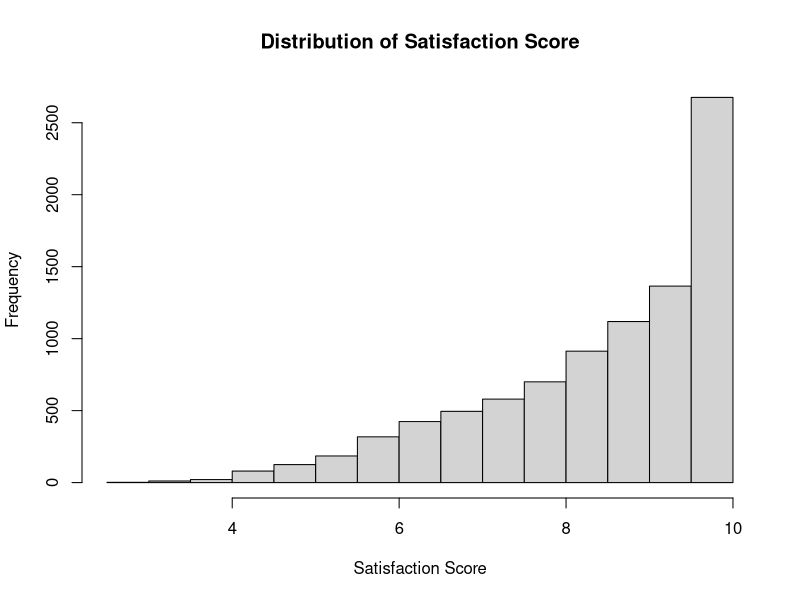
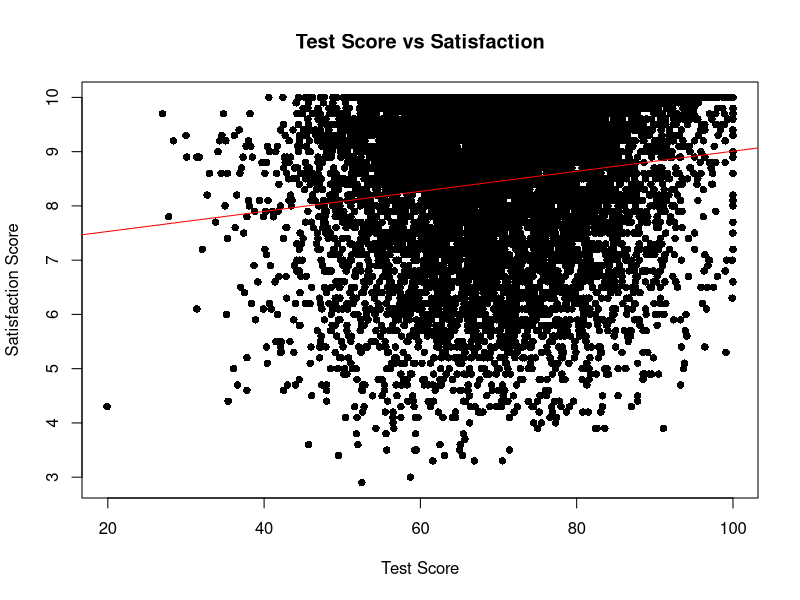
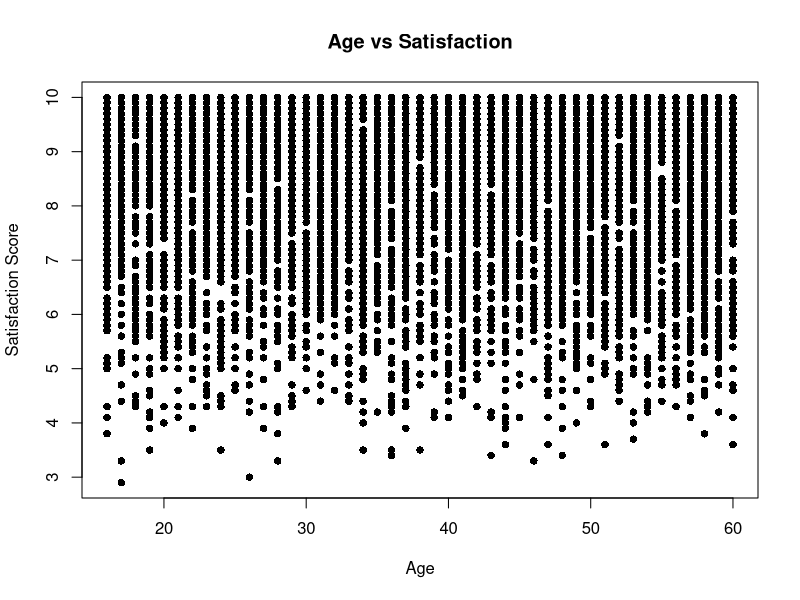
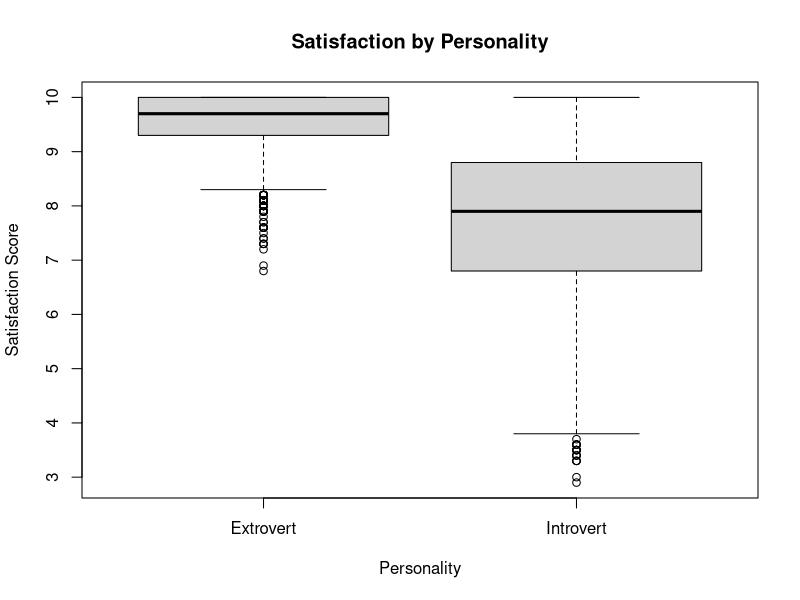
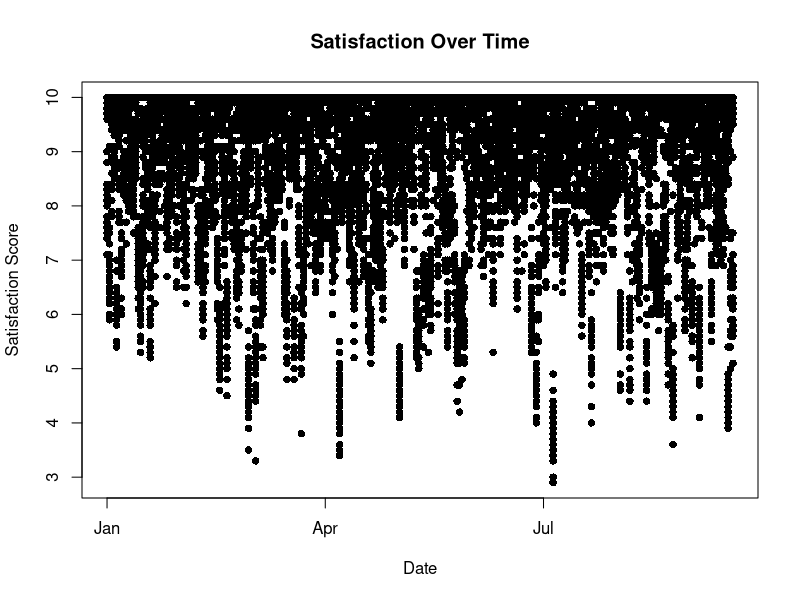
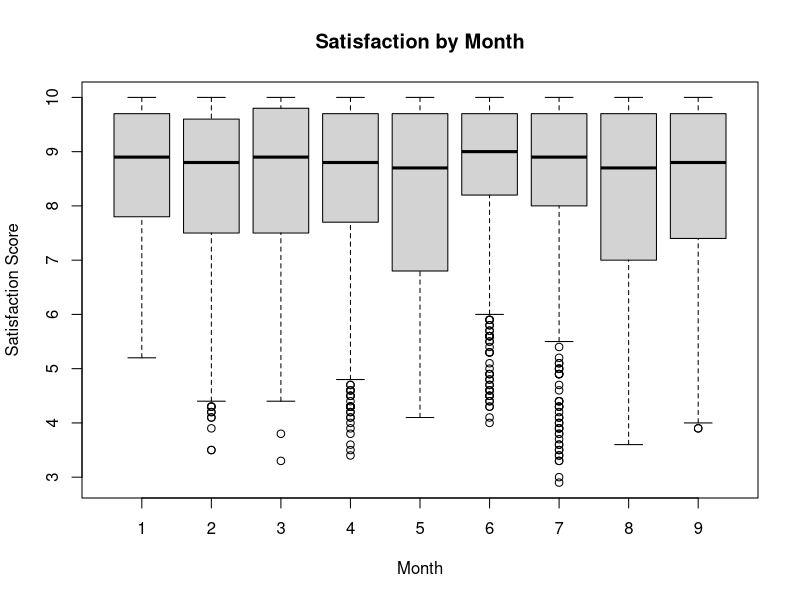
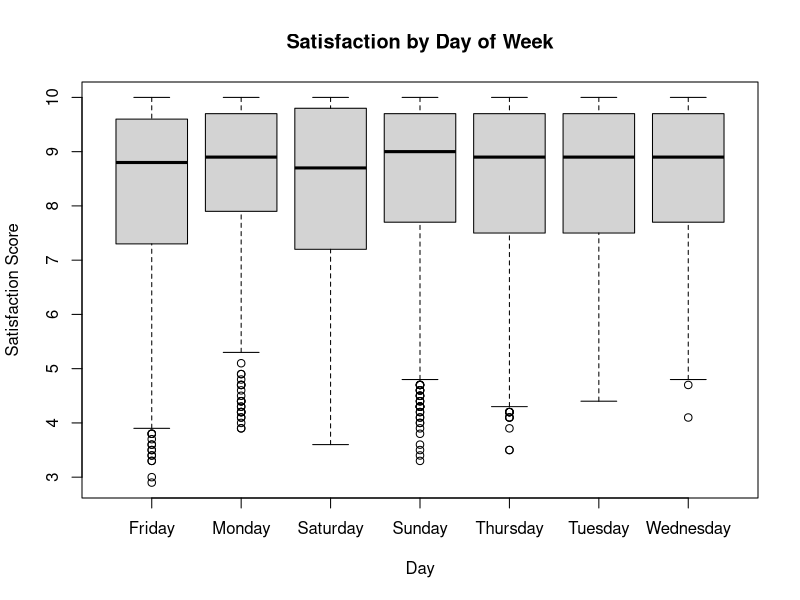
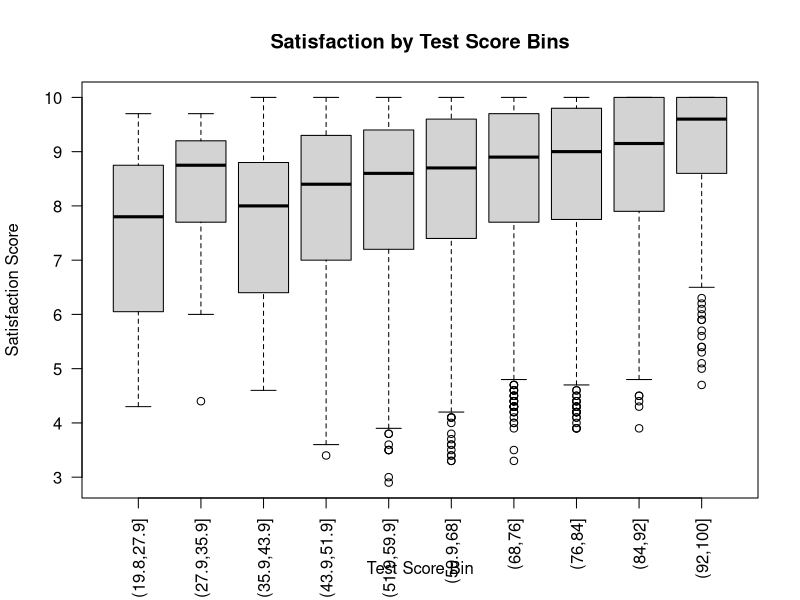

The R source for these figures, in order: (Note: this script raises an error after producing the figures.)
df <- read.csv("JBTrain.csv")
nrow(df) # 9014
colnames(df) # testId", "testDate", "age", "personality", "testScore", "satisfactionScore"

df$testDate <- as.Date(df$testDate)
df$month <- as.numeric(format(df$testDate, "%m"))
df$dayOfWeek <- weekdays(df$testDate)

# 1. Distribution of Satisfaction Score
hist(df$satisfactionScore,
     main = "Distribution of Satisfaction Score",
     xlab = "Satisfaction Score")

# 2. Test Score vs Satisfaction
plot(df$testScore, df$satisfactionScore,
     main = "Test Score vs Satisfaction",
     xlab = "Test Score",
     ylab = "Satisfaction Score",
     pch = 16)

# Add regression line
abline(lm(satisfactionScore ~ testScore, data = df), col = "red") 

# 3. Age vs Satisfaction
plot(df$age, df$satisfactionScore,
     main = "Age vs Satisfaction",
     xlab = "Age",
     ylab = "Satisfaction Score",
     pch = 16)

# 4. Satisfaction by Personality
boxplot(satisfactionScore ~ personality,
        data = df,
        main = "Satisfaction by Personality",
        xlab = "Personality",
        ylab = "Satisfaction Score")

# 5. Satisfaction over Time
plot(df$testDate, df$satisfactionScore,
     main = "Satisfaction Over Time",
     xlab = "Date",
     ylab = "Satisfaction Score",
     pch = 16)

# 6. Satisfaction by Month
boxplot(satisfactionScore ~ month,
        data = df,
        main = "Satisfaction by Month",
        xlab = "Month",
        ylab = "Satisfaction Score")

# 7. Satisfaction by Day of Week
boxplot(satisfactionScore ~ dayOfWeek,
        data = df,
        main = "Satisfaction by Day of Week",
        xlab = "Day",
        ylab = "Satisfaction Score")

# 8. Satisfaction by Test Score
bins <- cut(df$testScore, breaks = 10)
boxplot(df$satisfactionScore ~ bins,
        main = "Satisfaction by Test Score Bins",
        xlab = "Test Score Bin",
        ylab = "Satisfaction Score",
        las = 2)

# 9. Satisfaction by Age Group
age_bins <- cut(df$age, breaks = c(0,20,30,40,50,60,100))
boxplot(df$satisfactionScore ~ age_bins,
        main = "Satisfaction by Age Group",
        xlab = "Age Group",
        ylab = "Satisfaction Score")

# 10. Outliers
boxplot(df$satisfactionScore,
        main = "Outliers in Satisfaction Score",
        ylab = "Satisfaction Score")


# Graphs Withhin Group Patterns

# 1. Test Score vs Satisfaction

plot(df$testScore[df$personality == "Extrovert"],
     df$satisfactionScore[df$personality == "Extrovert"],
     main = "Extroverts: TestScore vs Satisfaction",
     xlab = "Test Score",
     ylab = "Satisfaction Score",
     pch = 16)
plot(df$testScore[df$personality == "Introvert"],
     df$satisfactionScore[df$personality == "Introvert"],
     main = "Introverts: TestScore vs Satisfaction",
     xlab = "Test Score",
     ylab = "Satisfaction Score",
     pch = 16)

# 2. Satisfaction by Month
boxplot(satisfactionScore ~ month,
        data = df[df$personality == "Introvert", ],
        main = "Introverts: Satisfaction by Month",
        xlab = "Month",
        ylab = "Satisfaction Score")
boxplot(satisfactionScore ~ month,
        data = df[df$personality == "Extrovert", ],
        main = "Extroverts: Satisfaction by Month",
        xlab = "Month",
        ylab = "Satisfaction Score")

# 3. Satisfaction by Day
boxplot(satisfactionScore ~ dayOfWeek,
        data = df[df$personality == "Introvert", ],
        main = "Introverts: Satisfaction by Day",
        xlab = "Day of Week",
        ylab = "Satisfaction Score")
boxplot(satisfactionScore ~ dayOfWeek,
        data = df[df$personality == "Extrovert", ],
        main = "Extroverts: Satisfaction by Day",
        xlab = "Day of Week",
        ylab = "Satisfaction Score")

# 4. Age vs Satisfaction
plot(df$age[df$personality == "Introvert"],
     df$satisfactionScore[df$personality == "Introvert"],
     main = "Introverts: Age vs Satisfaction",
     xlab = "Age",
     ylab = "Satisfaction Score",
     pch = 16)
plot(df$age[df$personality == "Extrovert"],
     df$satisfactionScore[df$personality == "Extrovert"],
     main = "Extroverts: Age vs Satisfaction",
     xlab = "Age",
     ylab = "Satisfaction Score",
     pch = 16)

# 5. Satisfaction by Test Score
intro_data <- df[df$personality == "Introvert", ]
score_bins <- cut(intro_data$testScore, breaks = 10)
boxplot(intro_data$satisfactionScore ~ score_bins,
        main = "Introverts: Satisfaction by Test Score Bins",
        xlab = "Score Bins",
        ylab = "Satisfaction Score",
        las = 2)

# 6. Month by Personality
month_ext <- tapply(df$satisfactionScore[df$personality == "Extrovert"],
                    df$month[df$personality == "Extrovert"], mean)
month_int <- tapply(df$satisfactionScore[df$personality == "Introvert"],
                    df$month[df$personality == "Introvert"], mean)
plot(as.numeric(names(month_ext)), month_ext, type = "l", lty = 1,
     ylim = c(0,10),
     xlab = "Month", ylab = "Average Satisfaction",
     main = "Monthly Trends by Personality")
lines(as.numeric(names(month_int)), month_int, lty = 2)
legend("bottomleft", legend = c("Extrovert", "Introvert"), lty = c(1,2))





# Simple LM to see the main introvert vs extrovert split
lm_personality <- lm(satisfactionScore ~ personality, data = df)
summary(lm_personality)

# Linear model with personality + testScore
lm_score_personality <- lm(satisfactionScore ~ personality + testScore, data = df)
summary(lm_score_personality)





introverts <- df[df$personality == "Introvert", ]
extroverts <- df[df$personality == "Extrovert", ]

# Introvert models
lm_intro1 <- lm(satisfactionScore ~ testScore, data = introverts)
summary(lm_intro1)

lm_intro2 <- lm(satisfactionScore ~ testScore + month, data = introverts)
summary(lm_intro2)

lm_intro3 <- lm(satisfactionScore ~ testScore + month + age, data = introverts)
summary(lm_intro3)

# Extrovert models
lm_extro1 <- lm(satisfactionScore ~ testScore, data = extroverts)
summary(lm_extro1)

lm_extro2 <- lm(satisfactionScore ~ testScore + month, data = extroverts)
summary(lm_extro2)

lm_extro3 <- lm(satisfactionScore ~ testScore + month + age, data = extroverts)
summary(lm_extro3)





df$dayNum <- as.numeric(format(df$testDate, "%j"))
df$weekNum <- as.numeric(format(df$testDate, "%U"))

lm11 <- lm(satisfactionScore ~ personality + testScore + dayNum, data = df)
summary(lm11)

lm12 <- lm(satisfactionScore ~ personality + testScore + weekNum, data = df)
summary(lm12)

lm13 <- lm(satisfactionScore ~ personality + testScore + month + weekNum, data = df)
summary(lm13)





df$weekEven <- df$weekNum %% 2
df$dayMod3 <- df$dayNum %% 3

lm_weird1 <- lm(satisfactionScore ~ personality + testScore + weekEven, data = df)
summary(lm_weird1)

lm_weird2 <- lm(satisfactionScore ~ personality + testScore + factor(dayMod3), data = df)
summary(lm_weird2)

lm_weird3 <- lm(satisfactionScore ~ personality + testScore + testId, data = df)
summary(lm_weird3)





# Read test data
test_df <- read.csv("JBTest-students.csv")

# Test file dates are in m/d/Y format
test_df$testDate <- as.Date(test_df$testDate, format = "%m/%d/%Y")

# Engineer same features on test data
test_df$month <- as.numeric(format(test_df$testDate, "%m"))
test_df$weekNum <- as.numeric(format(test_df$testDate, "%U"))
test_df$isIntrovert <- ifelse(test_df$personality == "Introvert", 1, 0)
test_df$introvertScore <- test_df$isIntrovert * test_df$testScore
test_df$introvertMonth <- test_df$isIntrovert * test_df$month
test_df$weekEven <- test_df$weekNum %% 2

# Predict
pred <- predict(final_lm, newdata = test_df)

# Bound predictions between 1 and 10
pred <- pmax(1, pmin(10, pred))

submission <- data.frame(
  testId = test_df$testId,
  satisfactionScore = pred
)

write.csv(submission, "submission.csv", row.names = FALSE)

# 70/30 cross validation

set.seed(123)

rmse <- function(actual, predicted) {
  sqrt(mean((actual - predicted)^2))
}

n <- nrow(df)
train_index <- sample(1:n, size = 0.7 * n)

train_data <- df[train_index, ]
valid_data <- df[-train_index, ]

cv_lm <- lm(
  satisfactionScore ~ isIntrovert + testScore + introvertScore + month + introvertMonth + weekEven,
  data = train_data
)

cv_pred <- predict(cv_lm, newdata = valid_data)

# Bound predictions between 1 and 10
cv_pred <- pmax(1, pmin(10, cv_pred))

cv_rmse <- rmse(valid_data$satisfactionScore, cv_pred)

cat("70/30 Validation RMSE:", cv_rmse, "\n")

rmse_results <- data.frame(
  split = integer(),
  final = numeric()
)

for (i in 1:10) {
  set.seed(100 + i)
  
  train_index <- sample(1:nrow(df), size = 0.7 * nrow(df))
  train_data <- df[train_index, ]
  valid_data <- df[-train_index, ]
  
  cv_lm <- lm(
    satisfactionScore ~ isIntrovert + testScore + introvertScore + month + introvertMonth + weekEven,
    data = train_data
  )
  
  cv_pred <- predict(cv_lm, newdata = valid_data)
  cv_pred <- pmax(1, pmin(10, cv_pred))
  
  rmse_results[i, "split"] <- i
  rmse_results[i, "final"] <- rmse(valid_data$satisfactionScore, cv_pred)
}

print(rmse_results)
cat("Average RMSE:", mean(rmse_results$final), "\n")
cat("SD of RMSE:", sd(rmse_results$final), "\n")
